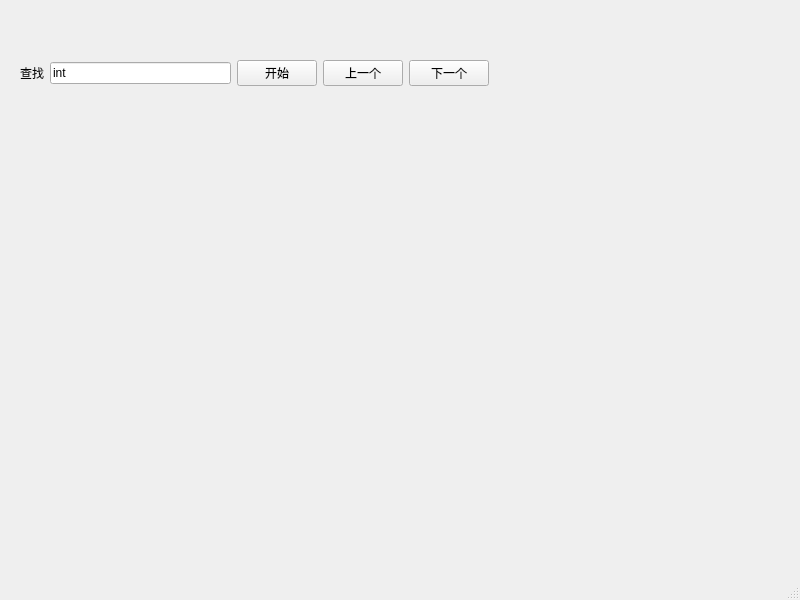
<?xml version="1.0" encoding="UTF-8"?>
<ui version="4.0">
 <class>SearchMainWindow</class>
 <widget class="QMainWindow" name="SearchMainWindow">
  <property name="geometry">
   <rect>
    <x>0</x>
    <y>0</y>
    <width>800</width>
    <height>600</height>
   </rect>
  </property>
  <property name="windowTitle">
   <string>MainWindow</string>
  </property>
  <widget class="QWidget" name="centralwidget">
   <widget class="QWidget" name="">
    <property name="geometry">
     <rect>
      <x>20</x>
      <y>60</y>
      <width>469</width>
      <height>26</height>
     </rect>
    </property>
    <layout class="QHBoxLayout" name="horizontalLayout">
     <item>
      <widget class="QLabel" name="label">
       <property name="text">
        <string>查找</string>
       </property>
      </widget>
     </item>
     <item>
      <widget class="QLineEdit" name="lineEdit">
       <property name="text">
        <string>int</string>
       </property>
      </widget>
     </item>
     <item>
      <widget class="QPushButton" name="searchBeginPushButton">
       <property name="text">
        <string>开始</string>
       </property>
      </widget>
     </item>
     <item>
      <widget class="QPushButton" name="previousSearchPushButton">
       <property name="text">
        <string>上一个</string>
       </property>
      </widget>
     </item>
     <item>
      <widget class="QPushButton" name="nextSearchPushButton">
       <property name="text">
        <string>下一个</string>
       </property>
      </widget>
     </item>
    </layout>
   </widget>
  </widget>
  <widget class="QMenuBar" name="menubar">
   <property name="geometry">
    <rect>
     <x>0</x>
     <y>0</y>
     <width>800</width>
     <height>25</height>
    </rect>
   </property>
  </widget>
  <widget class="QStatusBar" name="statusbar"/>
 </widget>
 <resources/>
 <connections/>
</ui>
